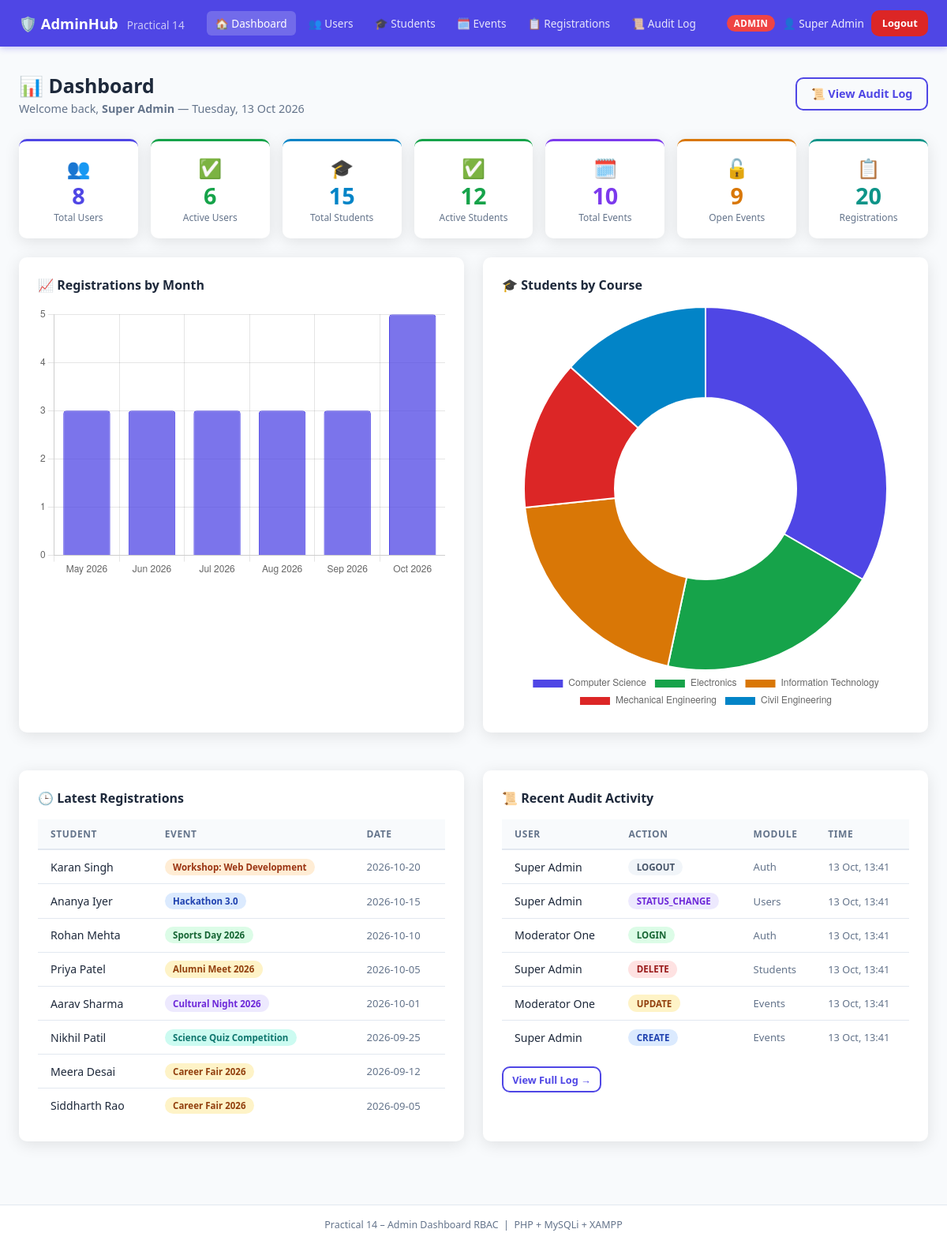
/dashboard.php (signed in), run on the app's committed database.
### tables this page shows
CREATE TABLE registrations (
    id         INT UNSIGNED NOT NULL AUTO_INCREMENT,
    student_id INT UNSIGNED NOT NULL,
    event_id   INT UNSIGNED NOT NULL,
    reg_date   DATE         NOT NULL,
    created_at TIMESTAMP NOT NULL DEFAULT CURRENT_TIMESTAMP,
    PRIMARY KEY (id),
    INDEX idx_event_id   (event_id),
    INDEX idx_student_id (student_id),
    INDEX idx_reg_date   (reg_date)
);

CREATE TABLE students (
    id         INT UNSIGNED NOT NULL AUTO_INCREMENT,
    name       VARCHAR(120) NOT NULL,
    email      VARCHAR(120) NOT NULL UNIQUE,
    course     VARCHAR(100) NOT NULL,
    status     ENUM('active','inactive') NOT NULL DEFAULT 'active',
    created_at TIMESTAMP NOT NULL DEFAULT CURRENT_TIMESTAMP,
    PRIMARY KEY (id)
);

CREATE TABLE events (
    id         INT UNSIGNED NOT NULL AUTO_INCREMENT,
    title      VARCHAR(200) NOT NULL,
    category   VARCHAR(80)  NOT NULL DEFAULT 'General',
    event_date DATE         NOT NULL,
    status     ENUM('open','closed','cancelled') NOT NULL DEFAULT 'open',
    created_at TIMESTAMP NOT NULL DEFAULT CURRENT_TIMESTAMP,
    PRIMARY KEY (id)
);

CREATE TABLE audit_logs (
    id         INT UNSIGNED NOT NULL AUTO_INCREMENT,
    user_id    INT UNSIGNED NULL,
    user_name  VARCHAR(120) NOT NULL DEFAULT '',
    action     VARCHAR(80)  NOT NULL,
    module     VARCHAR(80)  NOT NULL DEFAULT '',
    details    TEXT         NULL,
    ip_address VARCHAR(45)  NOT NULL DEFAULT '',
    created_at TIMESTAMP NOT NULL DEFAULT CURRENT_TIMESTAMP,
    PRIMARY KEY (id),
    INDEX idx_user_id (user_id),
    INDEX idx_action  (action)
);

### dashboard.php (the view, shortened to what this page needs)
<?php
require_once __DIR__ . '/includes/auth.php';
require_once __DIR__ . '/includes/layout.php';
$db   = get_db();
$user = current_user();
$totalUsers    = $db->query("SELECT COUNT(*) AS c FROM users")->fetch_assoc()['c'];
$activeUsers   = $db->query("SELECT COUNT(*) AS c FROM users WHERE status='active'")->fetch_assoc()['c'];
$totalStudents = $db->query("SELECT COUNT(*) AS c FROM students")->fetch_assoc()['c'];
$activeStudents= $db->query("SELECT COUNT(*) AS c FROM students WHERE status='active'")->fetch_assoc()['c'];
$totalEvents   = $db->query("SELECT COUNT(*) AS c FROM events")->fetch_assoc()['c'];
$openEvents    = $db->query("SELECT COUNT(*) AS c FROM events WHERE status='open'")->fetch_assoc()['c'];
$totalRegs     = $db->query("SELECT COUNT(*) AS c FROM registrations")->fetch_assoc()['c'];
$latestRegs = $db->query(
    "SELECT r.id, s.name AS student_name, e.title AS event_title,
            e.category, r.reg_date
     FROM registrations r
     JOIN students s ON s.id = r.student_id
     JOIN events   e ON e.id = r.event_id
     ORDER BY r.id DESC LIMIT 8"
)->fetch_all(MYSQLI_ASSOC);
$recentAudit = $db->query(
    "SELECT * FROM audit_logs ORDER BY id DESC LIMIT 6"
)->fetch_all(MYSQLI_ASSOC);
$chartRows = $db->query(
    "SELECT DATE_FORMAT(reg_date,'%b %Y') AS month,
            DATE_FORMAT(reg_date,'%Y-%m') AS ym,
            COUNT(*) AS cnt
     FROM registrations
     GROUP BY ym
     ORDER BY ym ASC
     LIMIT 12"
)->fetch_all(MYSQLI_ASSOC);
$chartLabels = array_column($chartRows, 'month');
$chartData   = array_column($chartRows, 'cnt');
$courseRows = $db->query(
    "SELECT course, COUNT(*) AS cnt FROM students GROUP BY course ORDER BY cnt DESC"
)->fetch_all(MYSQLI_ASSOC);
$courseLabels = array_column($courseRows, 'course');
$courseCounts = array_column($courseRows, 'cnt');
page_header('Dashboard', __FILE__);
?>
<div class="page-header">
  <div>
    <h1>📊 Dashboard</h1>
    <p>Welcome back, <strong><?= htmlspecialchars($user['name']) ?></strong> — <?= date('l, d M Y') ?></p>
  </div>
  <?php if (is_admin()): ?>
    <a href="audit.php" class="btn btn-outline">📜 View Audit Log</a>
  <?php endif; ?>
</div>
<div class="stats-grid">
  <?php if (is_admin()): ?>
  <div class="stat-card">
    <div class="stat-icon">👥</div>
    <div class="stat-value"><?= $totalUsers ?></div>
    <div class="stat-label">Total Users</div>
  </div>
  <div class="stat-card green">
    <div class="stat-icon">✅</div>
    <div class="stat-value"><?= $activeUsers ?></div>
    <div class="stat-label">Active Users</div>
  </div>
  <?php endif; ?>
  <div class="stat-card blue">
    <div class="stat-icon">🎓</div>
    <div class="stat-value"><?= $totalStudents ?></div>
    <div class="stat-label">Total Students</div>
  </div>
  <div class="stat-card green">
    <div class="stat-icon">✅</div>
    <div class="stat-value"><?= $activeStudents ?></div>
    <div class="stat-label">Active Students</div>
  </div>
  <div class="stat-card purple">
    <div class="stat-icon">🗓️</div>
    <div class="stat-value"><?= $totalEvents ?></div>
    <div class="stat-label">Total Events</div>
  </div>
  <div class="stat-card warn">
    <div class="stat-icon">🔓</div>
    <div class="stat-value"><?= $openEvents ?></div>
    <div class="stat-label">Open Events</div>
  </div>
  <div class="stat-card info">
    <div class="stat-icon">📋</div>
    <div class="stat-value"><?= $totalRegs ?></div>
    <div class="stat-label">Registrations</div>
  </div>
</div>
<div class="two-col">
  <div class="card">
    <h2>📈 Registrations by Month</h2>
    <canvas id="regChart" height="200"></canvas>
  </div>
  <div class="card">
    <h2>🎓 Students by Course</h2>
    <canvas id="courseChart" height="200"></canvas>
  </div>
</div>
<div class="two-col">
  <div class="card">
    <h2>🕒 Latest Registrations</h2>
    <div class="table-wrap">
      <table>
        <thead><tr><th>Student</th><th>Event</th><th>Date</th></tr></thead>
        <tbody>
          <?php foreach ($latestRegs as $r): ?>
          <tr>
            <td><?= htmlspecialchars($r['student_name']) ?></td>
            <td>
              <span class="badge <?= catBadge($r['category']) ?>">
                <?= htmlspecialchars($r['event_title']) ?>
              </span>
            </td>
            <td style="color:var(--muted);font-size:.82rem"><?= $r['reg_date'] ?></td>
          </tr>
          <?php endforeach; ?>
        </tbody>
      </table>
    </div>
  </div>
  <?php if (is_moderator()): ?>
  <div class="card">
    <h2>📜 Recent Audit Activity</h2>
    <div class="table-wrap">
      <table>
        <thead><tr><th>User</th><th>Action</th><th>Module</th><th>Time</th></tr></thead>
        <tbody>
          <?php foreach ($recentAudit as $a): ?>
          <tr>
            <td><?= htmlspecialchars($a['user_name']) ?></td>
            <td><span class="badge <?= auditBadge($a['action']) ?>"><?= $a['action'] ?></span></td>
            <td style="color:var(--muted);font-size:.82rem"><?= htmlspecialchars($a['module']) ?></td>
            <td style="color:var(--muted);font-size:.8rem"><?= date('d M, H:i', strtotime($a['created_at'])) ?></td>
          </tr>
          <?php endforeach; ?>
        </tbody>
      </table>
    </div>
    <?php if (is_admin()): ?>
      <div style="margin-top:1rem"><a href="audit.php" class="btn btn-outline btn-sm">View Full Log →</a></div>
    <?php endif; ?>
  </div>
  <?php endif; ?>
</div>
<?php
page_footer();
function catBadge(string $c): string {
    return ['Technical'=>'badge-blue','Cultural'=>'badge-purple','Sports'=>'badge-green',
            'Academic'=>'badge-teal','Workshop'=>'badge-orange','Networking'=>'badge-yellow',
            'General'=>'badge-gray'][$c] ?? 'badge-gray';
}
function auditBadge(string $a): string {
    return ['LOGIN'=>'badge-green','LOGOUT'=>'badge-gray','CREATE'=>'badge-blue',
            'UPDATE'=>'badge-yellow','DELETE'=>'badge-red','STATUS_CHANGE'=>'badge-purple'][$a] ?? 'badge-gray';
}
?>
<script>
// ── Bar chart: Registrations by Month ──
new Chart(document.getElementById('regChart'), {
  type: 'bar',
  data: {
    labels: <?= json_encode($chartLabels) ?>,
    datasets: [{
      label: 'Registrations',
      data: <?= json_encode(array_map('intval', $chartData)) ?>,
      backgroundColor: 'rgba(79,70,229,.75)',
      borderColor: '#4f46e5',
      borderWidth: 1,
      borderRadius: 4,
    }]
  },
  options: {
    responsive: true,
    plugins: { legend: { display: false } },
    scales: { y: { beginAtZero: true, ticks: { stepSize: 1 } } }
  }
});
// ── Doughnut chart: Students by Course ──
new Chart(document.getElementById('courseChart'), {
  type: 'doughnut',
  data: {
    labels: <?= json_encode($courseLabels) ?>,
    datasets: [{
      data: <?= json_encode(array_map('intval', $courseCounts)) ?>,
      backgroundColor: ['#4f46e5','#16a34a','#d97706','#dc2626','#0284c7'],
      borderWidth: 2,
    }]
  },
  options: {
    responsive: true,
    plugins: { legend: { position: 'bottom' } }
  }
});
</script>

### includes/auth.php (shortened to what this page needs)
<?php
function current_user(): array
{
    return [
        'id'   => $_SESSION['user_id']   ?? 0,
        'name' => $_SESSION['user_name'] ?? '',
        'role' => $_SESSION['user_role'] ?? '',
    ];
}
function is_admin(): bool      { return ($_SESSION['user_role'] ?? '') === ROLE_ADMIN; }
function is_moderator(): bool  { return in_array($_SESSION['user_role'] ?? '', [ROLE_ADMIN, ROLE_MODERATOR]); }
function get_menu(): array
{
    $role = $_SESSION['user_role'] ?? ROLE_STUDENT;
    return MENU[$role] ?? MENU[ROLE_STUDENT];
}
function render_nav(string $current = ''): string
{
    $html = '';
    foreach (get_menu() as $item) {
        $active = (basename($current) === basename($item['href'])) ? ' class="active"' : '';
        $html  .= "<li><a href='{$item['href']}'{$active}>{$item['icon']} {$item['label']}</a></li>";
    }
    return $html;
}

### includes/layout.php
<?php
function page_header(string $title, string $currentFile = ''): void
{
    $user = current_user();
    $nav  = render_nav($currentFile);
    $roleClass = match($user['role']) {
        'admin'     => 'role-admin',
        'moderator' => 'role-mod',
        default     => 'role-student',
    };
    echo <<<HTML
<!DOCTYPE html>
<html lang="en">
<head>
  <meta charset="UTF-8">
  <meta name="viewport" content="width=device-width, initial-scale=1">
  <title>{$title} – Practical 14</title>
  <link rel="stylesheet" href="style.css">
  <script src="https://cdn.jsdelivr.net/npm/chart.js@4.4.0/dist/chart.umd.min.js"></script>
</head>
<body>
<header>
  <nav class="navbar">
    <a href="dashboard.php" class="logo">🛡️ AdminHub <span>Practical 14</span></a>
    <ul class="nav-links" id="mainNav">
      {$nav}
    </ul>
    <div class="nav-user">
      <span class="role-pill {$roleClass}">{$user['role']}</span>
      <span>👤 {$user['name']}</span>
      <a href="logout.php" class="btn btn-sm btn-danger">Logout</a>
    </div>
  </nav>
</header>
<main>
HTML;
}
function page_footer(): void
{
    echo <<<HTML
</main>
<footer class="site-footer">
  Practical 14 – Admin Dashboard RBAC &nbsp;|&nbsp; PHP + MySQLi + XAMPP
</footer>
</body>
</html>
HTML;
}

### data on the page
registrations: student.name "Karan Singh", event.title "Workshop: Web Development", reg_date "2026-10-20"
registrations: student.name "Ananya Iyer", event.title "Hackathon 3.0", reg_date "2026-10-15"
registrations: student.name "Rohan Mehta", event.title "Sports Day 2026", reg_date "2026-10-10"
registrations: student.name "Priya Patel", event.title "Alumni Meet 2026", reg_date "2026-10-05"
registrations: student.name "Aarav Sharma", event.title "Cultural Night 2026", reg_date "2026-10-01"
registrations: student.name "Nikhil Patil", event.title "Science Quiz Competition", reg_date "2026-09-25"
registrations: student.name "Meera Desai", event.title "Career Fair 2026", reg_date "2026-09-12"
registrations: student.name "Siddharth Rao", event.title "Career Fair 2026", reg_date "2026-09-05"
audit_logs: user_name "Super Admin", action "LOGOUT", module "Auth", created_at "13 Oct, 13:41"
audit_logs: user_name "Super Admin", action "STATUS_CHANGE", module "Users", created_at "13 Oct, 13:41"
audit_logs: user_name "Moderator One", action "LOGIN", module "Auth", created_at "13 Oct, 13:41"
audit_logs: user_name "Super Admin", action "DELETE", module "Students", created_at "13 Oct, 13:41"
audit_logs: user_name "Moderator One", action "UPDATE", module "Events", created_at "13 Oct, 13:41"
audit_logs: user_name "Super Admin", action "CREATE", module "Events", created_at "13 Oct, 13:41"

### other printed values
$item['icon'] "🏠"
$item['label'] "Dashboard"
$item['icon'] "👥"
$item['label'] "Users"
$item['icon'] "🎓"
$item['label'] "Students"
$item['icon'] "🗓️"
$item['label'] "Events"
$item['icon'] "📋"
$item['label'] "Registrations"
$item['icon'] "📜"
$item['label'] "Audit Log"
$user['role'] "ADMIN"
$user['name'] "Super Admin"
$totalUsers "8"
